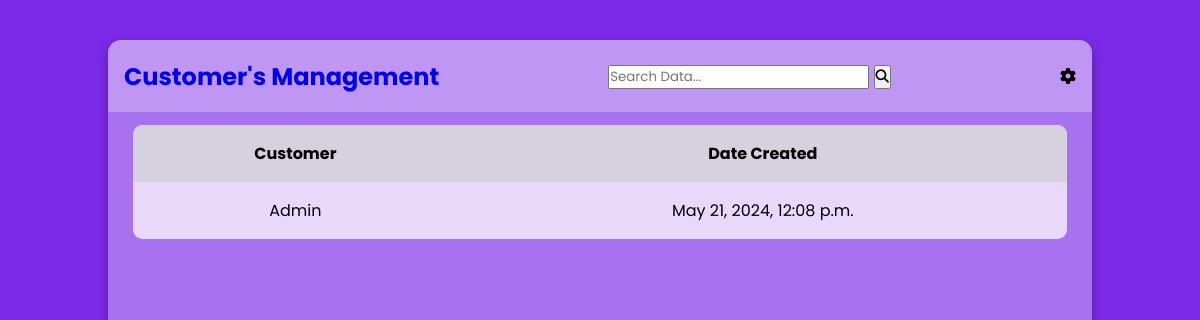
The app's page /, older data.
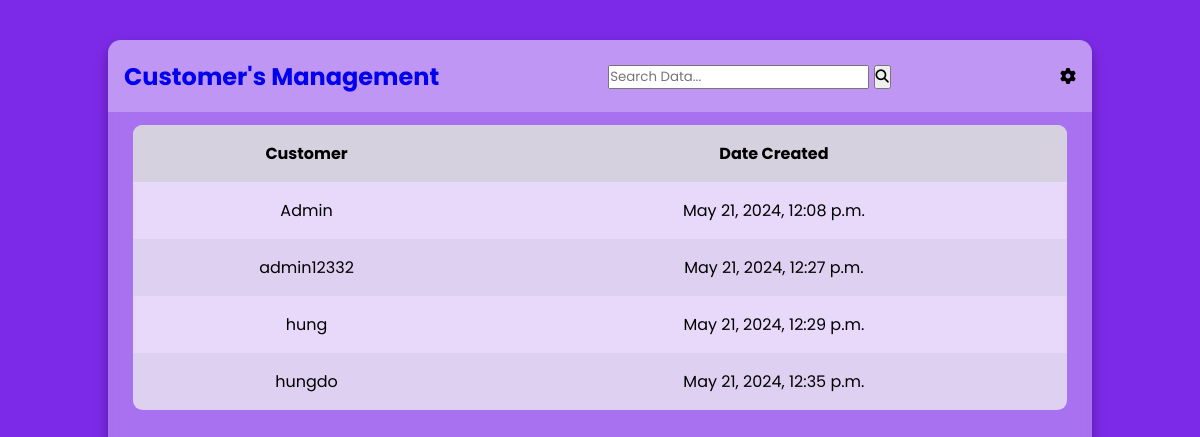
The same page, newer data.
### userauths/models.py (models this page shows, shortened)
class User(AbstractUser):
    email = models.EmailField(max_length=255, unique=True)
    first_name = models.CharField(max_length=30)
    last_name = models.CharField(max_length=30)
    address = models.CharField(max_length=255, blank=True, null=True)
    phone_number = models.CharField(max_length=20, blank=True, null=True)
    birth_date = models.DateField(blank=True, null=True)
    is_active = models.BooleanField(default=True)
    is_staff = models.BooleanField(default=False)
    is_superuser = models.BooleanField(default=False)
    USERNAME_FIELD = 'email'
    REQUIRED_FIELDS = ['username', 'first_name', 'last_name']
    objects = UserManager()

### core/views.py (the view)
# urls.py: path("", index, name='index'),
def index(request):
    users = User.objects.all()
    return render(request, 'core/index.html', {'users': users})

### templates/core/index.html (shortened to what this page needs)
{% extends 'partials/base.html' %}
{% load static %}
        {% block content %}
        <section class="table__body">
            <table>
                <thead>
                    <tr>
                        <th> Customer </th>
                        <th> Date Created </th>
                    </tr>
                </thead>
                {% for user in users %}
                <tr>
                    <td>{{ user.username }}</td>
                    <td>{{ user.date_joined }}</td>
                </tr>
                {% endfor %}
            </table>
        </section>
        {% endblock content %}

Row changes from the older to the newer data that the page shows:
added User: username "admin12332", date_joined "May 21, 2024, 12:27 p.m."
added User: username "hung", date_joined "May 21, 2024, 12:29 p.m."
added User: username "hungdo", date_joined "May 21, 2024, 12:35 p.m."
